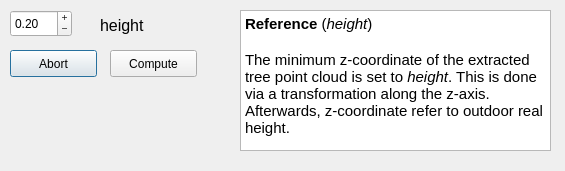
<?xml version="1.0" encoding="UTF-8"?>
<ui version="4.0">
 <class>Dialog_Reference</class>
 <widget class="QDialog" name="Dialog_Reference">
  <property name="geometry">
   <rect>
    <x>0</x>
    <y>0</y>
    <width>565</width>
    <height>171</height>
   </rect>
  </property>
  <property name="windowTitle">
   <string>Choose thresholds</string>
  </property>
  <widget class="QDoubleSpinBox" name="box_height">
   <property name="geometry">
    <rect>
     <x>10</x>
     <y>10</y>
     <width>62</width>
     <height>27</height>
    </rect>
   </property>
   <property name="buttonSymbols">
    <enum>QAbstractSpinBox::PlusMinus</enum>
   </property>
   <property name="decimals">
    <number>2</number>
   </property>
   <property name="minimum">
    <double>-1000.000000000000000</double>
   </property>
   <property name="maximum">
    <double>10000.000000000000000</double>
   </property>
   <property name="singleStep">
    <double>0.050000000000000</double>
   </property>
   <property name="value">
    <double>0.200000000000000</double>
   </property>
  </widget>
  <widget class="QPushButton" name="abort">
   <property name="geometry">
    <rect>
     <x>10</x>
     <y>50</y>
     <width>87</width>
     <height>27</height>
    </rect>
   </property>
   <property name="text">
    <string>Abort</string>
   </property>
  </widget>
  <widget class="QPushButton" name="compute">
   <property name="geometry">
    <rect>
     <x>110</x>
     <y>50</y>
     <width>87</width>
     <height>27</height>
    </rect>
   </property>
   <property name="text">
    <string>Compute</string>
   </property>
  </widget>
  <widget class="QLabel" name="label_2">
   <property name="geometry">
    <rect>
     <x>100</x>
     <y>10</y>
     <width>61</width>
     <height>31</height>
    </rect>
   </property>
   <property name="font">
    <font>
     <pointsize>12</pointsize>
    </font>
   </property>
   <property name="text">
    <string>height</string>
   </property>
   <property name="alignment">
    <set>Qt::AlignLeading|Qt::AlignLeft|Qt::AlignVCenter</set>
   </property>
  </widget>
  <widget class="QTextBrowser" name="textBrowser">
   <property name="geometry">
    <rect>
     <x>240</x>
     <y>10</y>
     <width>311</width>
     <height>141</height>
    </rect>
   </property>
   <property name="html">
    <string>&lt;!DOCTYPE HTML PUBLIC &quot;-//W3C//DTD HTML 4.0//EN&quot; &quot;http://www.w3.org/TR/REC-html40/strict.dtd&quot;&gt;
&lt;html&gt;&lt;head&gt;&lt;meta name=&quot;qrichtext&quot; content=&quot;1&quot; /&gt;&lt;style type=&quot;text/css&quot;&gt;
p, li { white-space: pre-wrap; }
&lt;/style&gt;&lt;/head&gt;&lt;body style=&quot; font-family:'Ubuntu'; font-size:11pt; font-weight:400; font-style:normal;&quot;&gt;
&lt;p style=&quot; margin-top:0px; margin-bottom:0px; margin-left:0px; margin-right:0px; -qt-block-indent:0; text-indent:0px;&quot;&gt;&lt;span style=&quot; font-weight:600;&quot;&gt;Reference&lt;/span&gt; (&lt;span style=&quot; font-style:italic;&quot;&gt;height&lt;/span&gt;)&lt;/p&gt;
&lt;p style=&quot;-qt-paragraph-type:empty; margin-top:0px; margin-bottom:0px; margin-left:0px; margin-right:0px; -qt-block-indent:0; text-indent:0px;&quot;&gt;&lt;br /&gt;&lt;/p&gt;
&lt;p style=&quot; margin-top:0px; margin-bottom:0px; margin-left:0px; margin-right:0px; -qt-block-indent:0; text-indent:0px;&quot;&gt;The minimum z-coordinate of the extracted tree point cloud is set to &lt;span style=&quot; font-style:italic;&quot;&gt;height&lt;/span&gt;. This is done via a transformation along the z-axis. Afterwards, z-coordinate refer to outdoor real height.&lt;/p&gt;&lt;/body&gt;&lt;/html&gt;</string>
   </property>
  </widget>
 </widget>
 <resources/>
 <connections/>
</ui>
